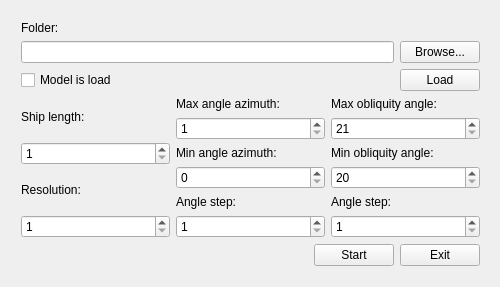
<?xml version="1.0" encoding="UTF-8"?>
<ui version="4.0">
 <class>image_creator_form</class>
 <widget class="QWidget" name="image_creator_form">
  <property name="geometry">
   <rect>
    <x>0</x>
    <y>0</y>
    <width>500</width>
    <height>287</height>
   </rect>
  </property>
  <property name="windowTitle">
   <string>Image creator</string>
  </property>
  <widget class="QWidget" name="verticalLayoutWidget_4">
   <property name="geometry">
    <rect>
     <x>10</x>
     <y>10</y>
     <width>481</width>
     <height>267</height>
    </rect>
   </property>
   <layout class="QVBoxLayout" name="mainLayout">
    <item>
     <layout class="QGridLayout" name="loaderLayout">
      <item row="0" column="0">
       <widget class="QLabel" name="folderLabel">
        <property name="text">
         <string>Folder:</string>
        </property>
       </widget>
      </item>
      <item row="1" column="1">
       <widget class="QPushButton" name="selectFolder">
        <property name="text">
         <string>Browse...</string>
        </property>
       </widget>
      </item>
      <item row="1" column="0">
       <widget class="QLineEdit" name="lineEdit">
        <property name="enabled">
         <bool>true</bool>
        </property>
        <property name="readOnly">
         <bool>true</bool>
        </property>
       </widget>
      </item>
      <item row="2" column="0">
       <widget class="QCheckBox" name="modelBox">
        <property name="text">
         <string>Model is load</string>
        </property>
        <property name="checkable">
         <bool>true</bool>
        </property>
       </widget>
      </item>
      <item row="2" column="1">
       <widget class="QPushButton" name="loadModel">
        <property name="text">
         <string>Load</string>
        </property>
       </widget>
      </item>
     </layout>
    </item>
    <item>
     <layout class="QHBoxLayout" name="valueLayout">
      <item>
       <layout class="QVBoxLayout" name="modelLayout">
        <item>
         <widget class="QLabel" name="shipLengthLabel">
          <property name="text">
           <string>Ship length:</string>
          </property>
         </widget>
        </item>
        <item>
         <widget class="QSpinBox" name="shipLengthBox">
          <property name="minimum">
           <number>1</number>
          </property>
          <property name="maximum">
           <number>1000</number>
          </property>
         </widget>
        </item>
        <item>
         <widget class="QLabel" name="resolutionLabel">
          <property name="text">
           <string>Resolution:</string>
          </property>
         </widget>
        </item>
        <item>
         <widget class="QSpinBox" name="resolutionBox">
          <property name="minimum">
           <number>1</number>
          </property>
          <property name="maximum">
           <number>30</number>
          </property>
         </widget>
        </item>
       </layout>
      </item>
      <item>
       <layout class="QVBoxLayout" name="azimuthLayout">
        <item>
         <widget class="QLabel" name="maxAngleXY">
          <property name="text">
           <string>Max angle azimuth:</string>
          </property>
         </widget>
        </item>
        <item>
         <widget class="QSpinBox" name="maxXYBox">
          <property name="minimum">
           <number>1</number>
          </property>
          <property name="maximum">
           <number>360</number>
          </property>
         </widget>
        </item>
        <item>
         <widget class="QLabel" name="minAngleXY">
          <property name="text">
           <string>Min angle azimuth:</string>
          </property>
         </widget>
        </item>
        <item>
         <widget class="QSpinBox" name="minXYBox">
          <property name="maximum">
           <number>359</number>
          </property>
         </widget>
        </item>
        <item>
         <widget class="QLabel" name="angleStepXY">
          <property name="text">
           <string>Angle step:</string>
          </property>
         </widget>
        </item>
        <item>
         <widget class="QSpinBox" name="angleStepBox">
          <property name="minimum">
           <number>1</number>
          </property>
          <property name="maximum">
           <number>360</number>
          </property>
         </widget>
        </item>
       </layout>
      </item>
      <item>
       <layout class="QVBoxLayout" name="obliquityLayout">
        <item>
         <widget class="QLabel" name="maxAngleXZ">
          <property name="text">
           <string>Max obliquity angle:</string>
          </property>
         </widget>
        </item>
        <item>
         <widget class="QSpinBox" name="maxXZBox">
          <property name="minimum">
           <number>21</number>
          </property>
          <property name="maximum">
           <number>80</number>
          </property>
         </widget>
        </item>
        <item>
         <widget class="QLabel" name="minAngleXZ">
          <property name="text">
           <string>Min obliquity angle:</string>
          </property>
         </widget>
        </item>
        <item>
         <widget class="QSpinBox" name="minXZBox">
          <property name="minimum">
           <number>20</number>
          </property>
          <property name="maximum">
           <number>79</number>
          </property>
         </widget>
        </item>
        <item>
         <widget class="QLabel" name="angleStepXZ">
          <property name="text">
           <string>Angle step:</string>
          </property>
         </widget>
        </item>
        <item>
         <widget class="QSpinBox" name="angleStepXZBox">
          <property name="minimum">
           <number>1</number>
          </property>
         </widget>
        </item>
       </layout>
      </item>
     </layout>
    </item>
    <item>
     <layout class="QHBoxLayout" name="buttonsLayout">
      <item>
       <spacer name="horizontalSpacer">
        <property name="orientation">
         <enum>Qt::Horizontal</enum>
        </property>
        <property name="sizeHint" stdset="0">
         <size>
          <width>40</width>
          <height>20</height>
         </size>
        </property>
       </spacer>
      </item>
      <item>
       <layout class="QHBoxLayout" name="buttonsLowLayout">
        <item>
         <widget class="QPushButton" name="startButton">
          <property name="text">
           <string>Start</string>
          </property>
         </widget>
        </item>
        <item>
         <widget class="QPushButton" name="exitButton">
          <property name="text">
           <string>Exit</string>
          </property>
         </widget>
        </item>
       </layout>
      </item>
     </layout>
    </item>
   </layout>
  </widget>
 </widget>
 <layoutdefault spacing="6" margin="11"/>
 <resources/>
 <connections/>
</ui>
